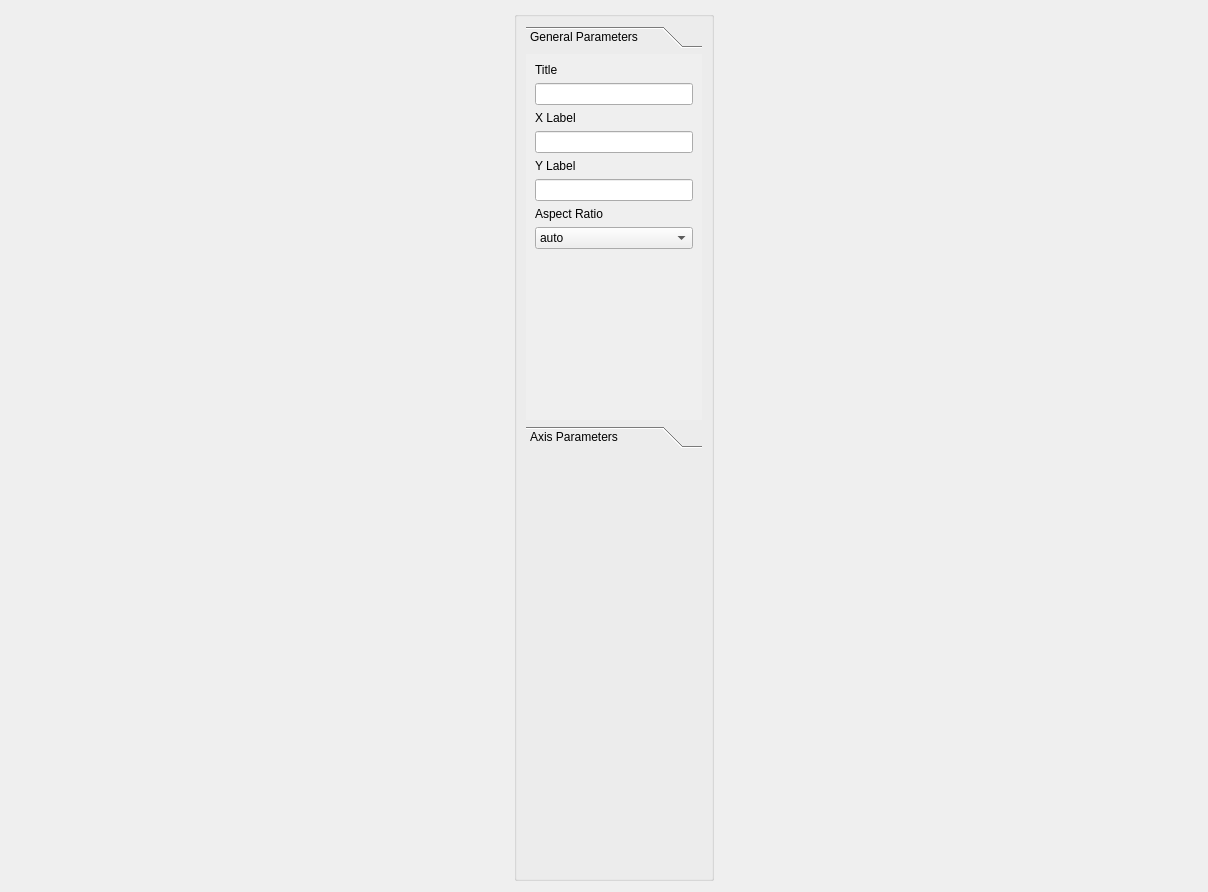
<?xml version="1.0" encoding="UTF-8"?>
<ui version="4.0">
 <class>Dialog</class>
 <widget class="QDialog" name="Dialog">
  <property name="geometry">
   <rect>
    <x>0</x>
    <y>0</y>
    <width>1208</width>
    <height>892</height>
   </rect>
  </property>
  <property name="windowTitle">
   <string>Dialog</string>
  </property>
  <layout class="QGridLayout" name="gridLayout">
   <item row="0" column="0">
    <layout class="QVBoxLayout" name="verticalLayout">
     <item>
      <spacer name="verticalSpacer">
       <property name="orientation">
        <enum>Qt::Vertical</enum>
       </property>
       <property name="sizeHint" stdset="0">
        <size>
         <width>20</width>
         <height>40</height>
        </size>
       </property>
      </spacer>
     </item>
    </layout>
   </item>
   <item row="0" column="1">
    <widget class="QGroupBox" name="groupBox">
     <property name="sizePolicy">
      <sizepolicy hsizetype="Fixed" vsizetype="Preferred">
       <horstretch>0</horstretch>
       <verstretch>0</verstretch>
      </sizepolicy>
     </property>
     <property name="maximumSize">
      <size>
       <width>200</width>
       <height>16777215</height>
      </size>
     </property>
     <property name="title">
      <string/>
     </property>
     <layout class="QVBoxLayout" name="verticalLayout_5">
      <item>
       <widget class="QToolBox" name="toolBox">
        <property name="sizePolicy">
         <sizepolicy hsizetype="Preferred" vsizetype="Preferred">
          <horstretch>0</horstretch>
          <verstretch>0</verstretch>
         </sizepolicy>
        </property>
        <property name="maximumSize">
         <size>
          <width>16777215</width>
          <height>16777215</height>
         </size>
        </property>
        <property name="currentIndex">
         <number>0</number>
        </property>
        <widget class="QWidget" name="GeneralParameters">
         <property name="geometry">
          <rect>
           <x>0</x>
           <y>0</y>
           <width>176</width>
           <height>358</height>
          </rect>
         </property>
         <attribute name="label">
          <string>General Parameters</string>
         </attribute>
         <layout class="QGridLayout" name="gridLayout_2">
          <item row="0" column="0">
           <layout class="QVBoxLayout" name="verticalLayout_3">
            <item>
             <widget class="QLabel" name="label">
              <property name="text">
               <string>Title</string>
              </property>
             </widget>
            </item>
            <item>
             <widget class="QLineEdit" name="lineEditTitle"/>
            </item>
            <item>
             <widget class="QLabel" name="label_2">
              <property name="text">
               <string>X Label</string>
              </property>
             </widget>
            </item>
            <item>
             <widget class="QLineEdit" name="lineEditXLabel"/>
            </item>
            <item>
             <widget class="QLabel" name="label_3">
              <property name="text">
               <string>Y Label</string>
              </property>
             </widget>
            </item>
            <item>
             <widget class="QLineEdit" name="lineEditYLabel"/>
            </item>
            <item>
             <widget class="QLabel" name="label_4">
              <property name="text">
               <string>Aspect Ratio</string>
              </property>
             </widget>
            </item>
            <item>
             <widget class="QComboBox" name="comboBoxAspect">
              <item>
               <property name="text">
                <string>auto</string>
               </property>
              </item>
              <item>
               <property name="text">
                <string>equal</string>
               </property>
              </item>
             </widget>
            </item>
           </layout>
          </item>
          <item row="1" column="0">
           <spacer name="verticalSpacer_2">
            <property name="orientation">
             <enum>Qt::Vertical</enum>
            </property>
            <property name="sizeHint" stdset="0">
             <size>
              <width>20</width>
              <height>40</height>
             </size>
            </property>
           </spacer>
          </item>
         </layout>
        </widget>
        <widget class="QWidget" name="AxisParameters">
         <property name="geometry">
          <rect>
           <x>0</x>
           <y>0</y>
           <width>149</width>
           <height>248</height>
          </rect>
         </property>
         <attribute name="label">
          <string>Axis Parameters</string>
         </attribute>
         <layout class="QGridLayout" name="gridLayout_3">
          <item row="0" column="0">
           <layout class="QVBoxLayout" name="verticalLayout_4">
            <item>
             <widget class="QLabel" name="label_5">
              <property name="text">
               <string>Axis Visibility</string>
              </property>
             </widget>
            </item>
            <item>
             <widget class="QCheckBox" name="checkBoxAxisVisible">
              <property name="text">
               <string/>
              </property>
              <property name="checked">
               <bool>true</bool>
              </property>
             </widget>
            </item>
            <item>
             <widget class="QLabel" name="label_6">
              <property name="text">
               <string>X Limits</string>
              </property>
             </widget>
            </item>
            <item>
             <layout class="QHBoxLayout" name="horizontalLayout">
              <property name="bottomMargin">
               <number>10</number>
              </property>
              <item>
               <widget class="QLineEdit" name="lineEditXLimMin"/>
              </item>
              <item>
               <widget class="QLineEdit" name="lineEditXLimMax"/>
              </item>
             </layout>
            </item>
            <item>
             <widget class="QLabel" name="label_7">
              <property name="text">
               <string>Y Limits</string>
              </property>
             </widget>
            </item>
            <item>
             <layout class="QHBoxLayout" name="horizontalLayout_2">
              <property name="bottomMargin">
               <number>10</number>
              </property>
              <item>
               <widget class="QLineEdit" name="lineEditYLimMin"/>
              </item>
              <item>
               <widget class="QLineEdit" name="lineEditYLimMax"/>
              </item>
             </layout>
            </item>
            <item>
             <widget class="QLabel" name="label_8">
              <property name="text">
               <string>Scaling</string>
              </property>
             </widget>
            </item>
            <item>
             <widget class="QComboBox" name="comboBoxAxisScaling">
              <item>
               <property name="text">
                <string>auto</string>
               </property>
              </item>
              <item>
               <property name="text">
                <string>equal</string>
               </property>
              </item>
              <item>
               <property name="text">
                <string>tight</string>
               </property>
              </item>
              <item>
               <property name="text">
                <string>image</string>
               </property>
              </item>
              <item>
               <property name="text">
                <string>square</string>
               </property>
              </item>
             </widget>
            </item>
            <item>
             <spacer name="verticalSpacer_3">
              <property name="orientation">
               <enum>Qt::Vertical</enum>
              </property>
              <property name="sizeHint" stdset="0">
               <size>
                <width>20</width>
                <height>40</height>
               </size>
              </property>
             </spacer>
            </item>
           </layout>
          </item>
         </layout>
        </widget>
       </widget>
      </item>
      <item>
       <spacer name="verticalSpacer_5">
        <property name="orientation">
         <enum>Qt::Vertical</enum>
        </property>
        <property name="sizeHint" stdset="0">
         <size>
          <width>20</width>
          <height>40</height>
         </size>
        </property>
       </spacer>
      </item>
     </layout>
    </widget>
   </item>
  </layout>
 </widget>
 <resources/>
 <connections/>
</ui>
